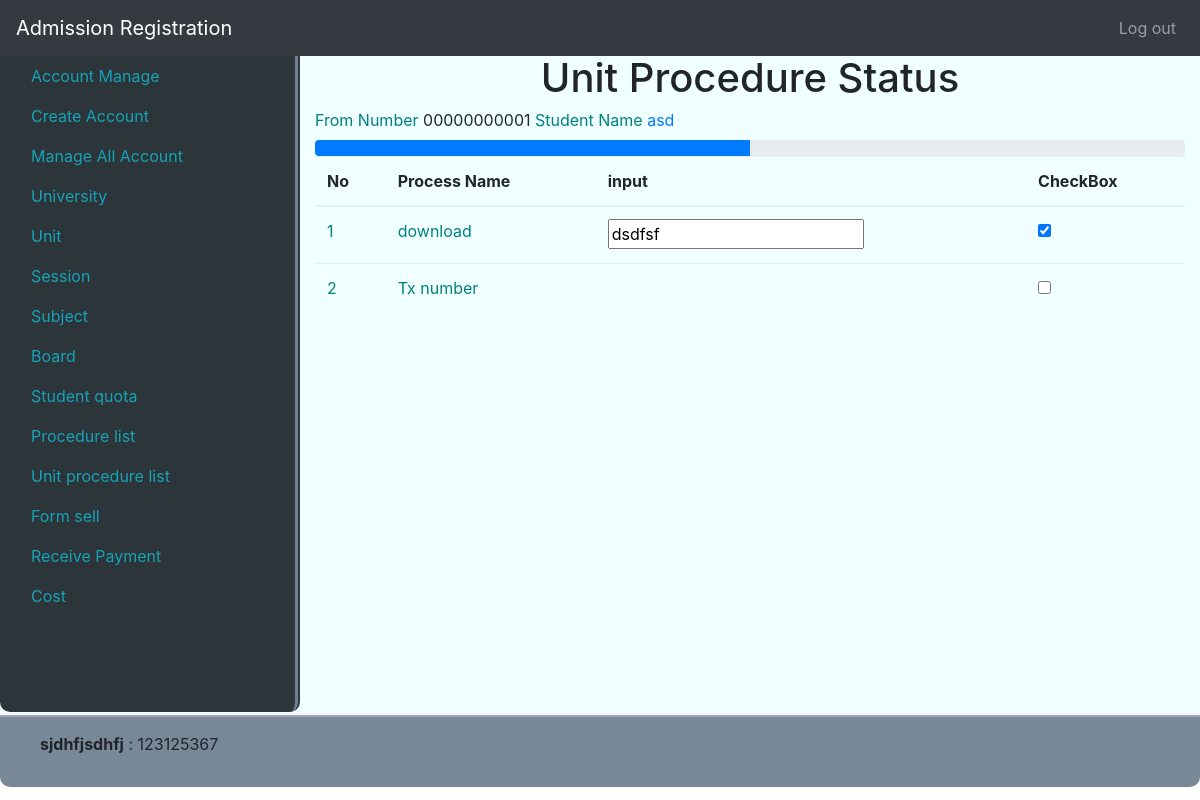
Screenshot of /UnitProcedureStatus/main/20 (signed in) with the database file from the repository.
### tables this page shows
CREATE TABLE `form_sell` (
  `id` int(11) NOT NULL,
  `student_id` int(11) NOT NULL,
  `unit_id` int(11) NOT NULL,
  `serial_number` int(11) UNSIGNED ZEROFILL NOT NULL,
  `is_approve` tinyint(1) NOT NULL,
  `modified_by` int(11) NOT NULL,
  `modified_at` timestamp NOT NULL DEFAULT CURRENT_TIMESTAMP ON UPDATE CURRENT_TIMESTAMP
);

CREATE TABLE `student` (
  `id` int(11) NOT NULL,
  `user_id` int(11) NOT NULL,
  `father_name` varchar(40) NOT NULL,
  `mother_name` varchar(40) NOT NULL,
  `present_street_village` varchar(256) NOT NULL,
  `present_post_code` int(4) NOT NULL,
  `present_Upozilla_thana` varchar(20) NOT NULL,
  `present_district` varchar(20) NOT NULL,
  `present_division` varchar(20) NOT NULL,
  `permanent_street_village` varchar(256) NOT NULL,
  `permanent_post_code` int(4) NOT NULL,
  `permanent_Upozilla_thana` varchar(20) NOT NULL,
  `permanent_district` varchar(20) NOT NULL,
  `permanent_division` varchar(20) NOT NULL,
  `gender` int(1) NOT NULL,
  `mobile` int(11) NOT NULL,
  `alternative_mobile` int(11) NOT NULL,
  `father_mobile` int(11) NOT NULL,
  `ssc_board_id` int(11) NOT NULL,
  `ssc_year` int(4) NOT NULL,
  `ssc_registration_number` int(11) NOT NULL,
  `ssc_roll_number` int(11) NOT NULL,
  `ssc_gpa` varchar(5) NOT NULL,
  `hsc_board_id` int(11) NOT NULL,
  `hsc_year` int(4) NOT NULL,
  `hsc_registration_number` int(11) NOT NULL,
  `hsc_roll_number` int(11) NOT NULL,
  `hsc_gpa` varchar(5) NOT NULL,
  `modified_by` int(11) NOT NULL,
  `modified_at` timestamp NOT NULL DEFAULT CURRENT_TIMESTAMP ON UPDATE CURRENT_TIMESTAMP
);

CREATE TABLE `users` (
  `id` int(11) NOT NULL,
  `full_name` varchar(256) NOT NULL,
  `user_name` varchar(20) NOT NULL,
  `password` varchar(256) NOT NULL,
  `user_role` enum('admin','manager','data_entry','student') NOT NULL,
  `account_status` tinyint(1) NOT NULL,
  `modified_by` int(11) NOT NULL,
  `modified_at` timestamp NOT NULL DEFAULT CURRENT_TIMESTAMP ON UPDATE CURRENT_TIMESTAMP
);

CREATE TABLE `unit_procedure_status` (
  `id` int(11) NOT NULL,
  `form_sell_id` int(11) NOT NULL,
  `unit_procedure_list_id` int(11) NOT NULL,
  `value` varchar(256) DEFAULT NULL,
  `modified_by` int(11) NOT NULL,
  `modified_at` timestamp NOT NULL DEFAULT CURRENT_TIMESTAMP ON UPDATE CURRENT_TIMESTAMP
);

CREATE TABLE `unit_procedure_list` (
  `id` int(11) NOT NULL,
  `unit_id` int(11) NOT NULL,
  `procedure_list_id` int(11) NOT NULL,
  `procedure_serial` int(3) NOT NULL,
  `is_text` tinyint(1) NOT NULL,
  `cost` decimal(7,2) NOT NULL,
  `modified_by` int(11) NOT NULL,
  `modified_at` timestamp NOT NULL DEFAULT CURRENT_TIMESTAMP ON UPDATE CURRENT_TIMESTAMP
);

CREATE TABLE `procedure_list` (
  `id` int(11) NOT NULL,
  `name` varchar(256) NOT NULL,
  `modified_by` int(11) NOT NULL,
  `modified_at` timestamp NOT NULL DEFAULT CURRENT_TIMESTAMP ON UPDATE CURRENT_TIMESTAMP
);

### system/libs/Load.php (called while the page is built, shortened)
<?php
class Load
{
    public function view($fileName, $data = false)
    {
    include 'app/views/'.$fileName.'.php';
    }
    public function model($modelName){
        return new $modelName();
    }
}

### index.php (called while the page is built, shortened)
<?php
$mail = new Main();

### system/libs/Database.php (called while the page is built, shortened)
<?php
class Database extends PDO {
    public function select($sql, $data = array(), $fetchStyle = PDO::FETCH_ASSOC){
        $stmt = $this->prepare($sql);
        $stmt->execute();
        return $stmt->fetchAll($fetchStyle);
    }
}

### app/models/SimpleModel.php (called while the page is built, shortened)
<?php
class SimpleModel extends MainModel {
    public function getAll($table, $cond = false){
        if($cond){
            $sql = "SELECT * FROM $table WHERE $cond";
        }else{
            $sql = "SELECT * FROM $table";
        }
        return $this->db->select($sql);
    }
}

### system/libs/MainController.php (called while the page is built, shortened)
<?php
class MainController
{
    public function __construct()
    {
        $this->load = new Load();
    }
}

### system/libs/MainModel.php (called while the page is built, shortened)
<?php
class MainModel{
    public function __construct(){
        $dsn = 'mysql:dbname=se_addmission; host=localhost';
        $user = 'root';
        $pass = '';
        $this->db = new Database($dsn,$user,$pass);
    }
}

### app/models/StudentModel.php (called while the page is built, shortened)
<?php
class StudentModel extends MainModel {
    public function getStudentNameByFormId($formId){
        $sql = "SELECT student.id, users.full_name FROM form_sell
                INNER JOIN student ON student.id = form_sell.student_id
                INNER JOIN users ON student.user_id = users.id
                WHERE form_sell.id = $formId";
        return $this->db->select($sql);
    }
}

### app/models/UnitProcedureModel.php (called while the page is built, shortened)
<?php
class UnitProcedureModel extends MainModel{
    public function getAllProcedureByFormId($formId){
        $sql = "SELECT unit_procedure_status.id, unit_procedure_list.procedure_serial, procedure_list.name, unit_procedure_list.cost,
                unit_procedure_list.is_text, unit_procedure_status.value, unit_procedure_status.unit_procedure_list_id
                FROM unit_procedure_status
                INNER JOIN unit_procedure_list ON unit_procedure_list.id = unit_procedure_status.unit_procedure_list_id
                INNER JOIN procedure_list on unit_procedure_list.procedure_list_id = procedure_list.id
                WHERE unit_procedure_status.form_sell_id = $formId
                ORDER BY unit_procedure_list.procedure_serial ASC";
        return $this->db->select($sql);
    }
}

### app/views/admin/unit_procedure_status.php (the view, shortened to what this page needs)
<div class="col-9">
    <h1 style="text-align: center">Unit Procedure Status</h1>
    <label>From Number</label>
    <lable><?php echo $data['formSerial'][0]['serial_number'];?></lable>
    <label>Student Name</label>
    <lable><a href="<?php echo BASE_URL?>/StudentDetail/main/<?php echo $data['formSerial'][0]['student_id']?>"><?php echo $data['studentName'][0]['full_name']?></a></lable>
    <div class="progress">
        <?php
        $c = count($data['table']);
        $i = 0;
        foreach ($data['table'] as $key => $value){
            if($value['value'] != null){
                $i++;
            }
        }
        echo '<div class="progress-bar" role="progressbar" style="width: '.($i*100)/$c.'%" aria-valuenow="'.($i*100)/$c.'" aria-valuemin="0" aria-valuemax="'.$c.'"></div>';
        ?>
    </div>
    <div class="table-responsive">
        <table class="table">
            <thead>
                <tr>
                    <th>No</th>
                    <th>Process Name</th>
                    <th>input</th>
                    <th>CheckBox</th>
                </tr>
            </thead>
            <tbody>
                <?php foreach ($data['table'] as $key => $value){?>
                <tr>
                    <form action="<?php echo BASE_URL?>/UnitProcedureStatus/update" method="post">
                        <td><label name="lbl_serial"><?php echo $value['procedure_serial']?></label></td>
                        <td><label name="lbl_name"><?php echo $value['name']?></label></td>
                        <td>
                            <input type="text" name="txt_input" value="<?php if($value['value'] != null){echo $value['value'];}?>" <?php if($value['is_text'] == '0'){echo 'style="display: none"';}?>>
                        </td>
                        <td>
                            <input type="checkbox" name="checkbox" <?php if($value['value'] != null){echo "checked";}?> onchange="select_checkbox(this);">
                        </td>
                    </form>
                </tr>
                <?php }?>
            </tbody>
        </table>
    </div>
</div>

### rows the page displays
form_sell: serial_number "00000000001"
student: user.full_name "asd"
unit_procedure_status: unit_procedure_list.procedure_serial "1", procedure_list.name "download", txt_input "dsdfsf", value "☑"
unit_procedure_status: unit_procedure_list.procedure_serial "2", procedure_list.name "Tx number"
